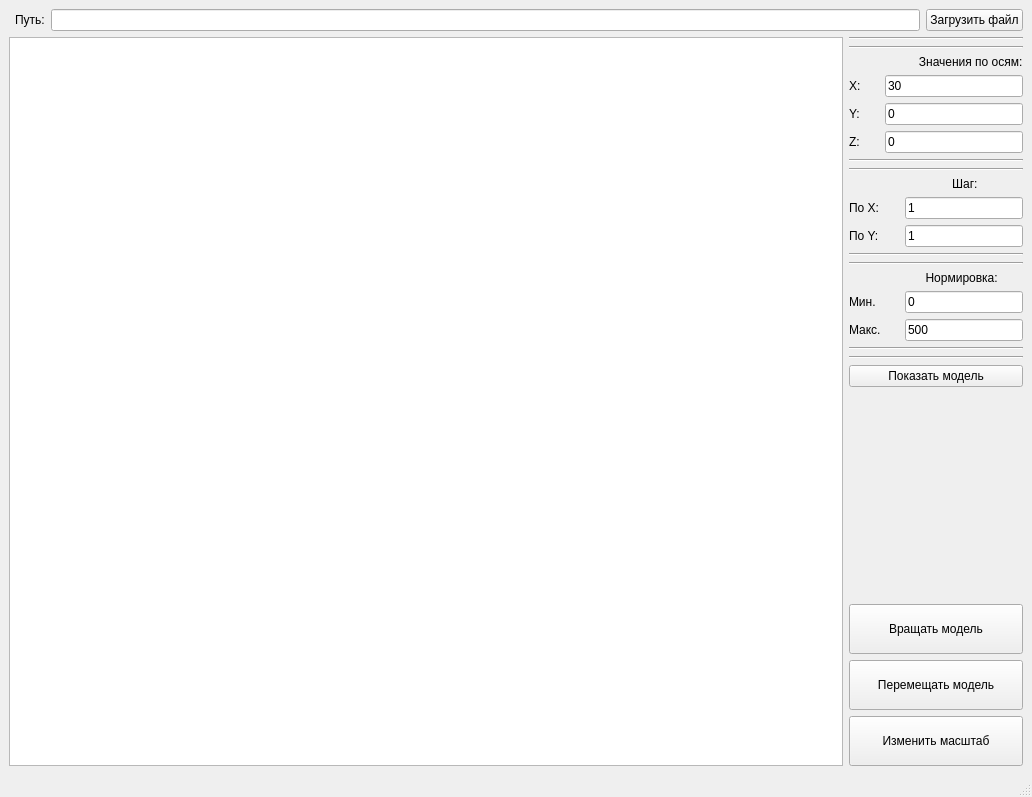
<?xml version="1.0" encoding="UTF-8"?>
<ui version="4.0">
 <class>MainWindow</class>
 <widget class="QMainWindow" name="MainWindow">
  <property name="geometry">
   <rect>
    <x>0</x>
    <y>0</y>
    <width>1032</width>
    <height>797</height>
   </rect>
  </property>
  <property name="windowTitle">
   <string>MainWindow</string>
  </property>
  <widget class="QWidget" name="centralwidget">
   <layout class="QGridLayout" name="gridLayout">
    <item row="2" column="0" colspan="2">
     <layout class="QHBoxLayout" name="horizontalLayout_10" stretch="1,0">
      <item>
       <widget class="QtSceneDrawer" name="graphicsView">
        <property name="minimumSize">
         <size>
          <width>800</width>
          <height>700</height>
         </size>
        </property>
       </widget>
      </item>
      <item>
       <layout class="QVBoxLayout" name="verticalLayout">
        <item>
         <widget class="Line" name="line_8">
          <property name="orientation">
           <enum>Qt::Horizontal</enum>
          </property>
         </widget>
        </item>
        <item>
         <widget class="Line" name="line_7">
          <property name="orientation">
           <enum>Qt::Horizontal</enum>
          </property>
         </widget>
        </item>
        <item>
         <widget class="QLabel" name="label_11">
          <property name="text">
           <string>                     Значения по осям:</string>
          </property>
         </widget>
        </item>
        <item>
         <layout class="QHBoxLayout" name="horizontalLayout_2">
          <property name="sizeConstraint">
           <enum>QLayout::SetMinimumSize</enum>
          </property>
          <item>
           <widget class="QLabel" name="label">
            <property name="sizePolicy">
             <sizepolicy hsizetype="Fixed" vsizetype="Preferred">
              <horstretch>0</horstretch>
              <verstretch>0</verstretch>
             </sizepolicy>
            </property>
            <property name="minimumSize">
             <size>
              <width>30</width>
              <height>0</height>
             </size>
            </property>
            <property name="maximumSize">
             <size>
              <width>11000</width>
              <height>10000</height>
             </size>
            </property>
            <property name="text">
             <string>X:</string>
            </property>
           </widget>
          </item>
          <item>
           <widget class="QLineEdit" name="leValueX">
            <property name="maximumSize">
             <size>
              <width>1000</width>
              <height>16777215</height>
             </size>
            </property>
            <property name="text">
             <string>30</string>
            </property>
           </widget>
          </item>
         </layout>
        </item>
        <item>
         <layout class="QHBoxLayout" name="horizontalLayout_9">
          <property name="sizeConstraint">
           <enum>QLayout::SetMinimumSize</enum>
          </property>
          <item>
           <widget class="QLabel" name="label_4">
            <property name="minimumSize">
             <size>
              <width>30</width>
              <height>0</height>
             </size>
            </property>
            <property name="text">
             <string>Y:</string>
            </property>
           </widget>
          </item>
          <item>
           <widget class="QLineEdit" name="leValueY">
            <property name="text">
             <string>0</string>
            </property>
           </widget>
          </item>
         </layout>
        </item>
        <item>
         <layout class="QHBoxLayout" name="horizontalLayout_3">
          <item>
           <widget class="QLabel" name="label_3">
            <property name="minimumSize">
             <size>
              <width>30</width>
              <height>0</height>
             </size>
            </property>
            <property name="text">
             <string>Z:</string>
            </property>
           </widget>
          </item>
          <item>
           <widget class="QLineEdit" name="leValueZ">
            <property name="text">
             <string>0</string>
            </property>
           </widget>
          </item>
         </layout>
        </item>
        <item>
         <widget class="Line" name="line">
          <property name="orientation">
           <enum>Qt::Horizontal</enum>
          </property>
         </widget>
        </item>
        <item>
         <widget class="Line" name="line_2">
          <property name="orientation">
           <enum>Qt::Horizontal</enum>
          </property>
         </widget>
        </item>
        <item>
         <layout class="QVBoxLayout" name="verticalLayout_2">
          <item>
           <widget class="QLabel" name="label_10">
            <property name="text">
             <string>                               Шаг:</string>
            </property>
           </widget>
          </item>
          <item>
           <layout class="QHBoxLayout" name="horizontalLayout_7">
            <item>
             <widget class="QLabel" name="label_7">
              <property name="minimumSize">
               <size>
                <width>50</width>
                <height>0</height>
               </size>
              </property>
              <property name="text">
               <string>По Х:</string>
              </property>
             </widget>
            </item>
            <item>
             <widget class="QLineEdit" name="leStepX">
              <property name="text">
               <string>1</string>
              </property>
             </widget>
            </item>
           </layout>
          </item>
          <item>
           <layout class="QHBoxLayout" name="horizontalLayout_6">
            <item>
             <widget class="QLabel" name="label_8">
              <property name="minimumSize">
               <size>
                <width>50</width>
                <height>0</height>
               </size>
              </property>
              <property name="text">
               <string>По Y:</string>
              </property>
             </widget>
            </item>
            <item>
             <widget class="QLineEdit" name="leStepY">
              <property name="text">
               <string>1</string>
              </property>
             </widget>
            </item>
           </layout>
          </item>
          <item>
           <widget class="Line" name="line_3">
            <property name="orientation">
             <enum>Qt::Horizontal</enum>
            </property>
           </widget>
          </item>
          <item>
           <widget class="Line" name="line_4">
            <property name="orientation">
             <enum>Qt::Horizontal</enum>
            </property>
           </widget>
          </item>
          <item>
           <widget class="QLabel" name="label_9">
            <property name="text">
             <string>                       Нормировка:</string>
            </property>
           </widget>
          </item>
          <item>
           <layout class="QHBoxLayout" name="horizontalLayout_4">
            <item>
             <widget class="QLabel" name="label_5">
              <property name="minimumSize">
               <size>
                <width>50</width>
                <height>0</height>
               </size>
              </property>
              <property name="text">
               <string>Мин.</string>
              </property>
             </widget>
            </item>
            <item>
             <widget class="QLineEdit" name="leNormMin">
              <property name="text">
               <string>0</string>
              </property>
             </widget>
            </item>
           </layout>
          </item>
          <item>
           <layout class="QHBoxLayout" name="horizontalLayout_5">
            <item>
             <widget class="QLabel" name="label_6">
              <property name="minimumSize">
               <size>
                <width>50</width>
                <height>0</height>
               </size>
              </property>
              <property name="text">
               <string>Макс.</string>
              </property>
             </widget>
            </item>
            <item>
             <widget class="QLineEdit" name="leNormMax">
              <property name="minimumSize">
               <size>
                <width>90</width>
                <height>0</height>
               </size>
              </property>
              <property name="text">
               <string>500</string>
              </property>
             </widget>
            </item>
           </layout>
          </item>
         </layout>
        </item>
        <item>
         <widget class="Line" name="line_5">
          <property name="orientation">
           <enum>Qt::Horizontal</enum>
          </property>
         </widget>
        </item>
        <item>
         <widget class="Line" name="line_6">
          <property name="orientation">
           <enum>Qt::Horizontal</enum>
          </property>
         </widget>
        </item>
        <item>
         <widget class="QPushButton" name="btn_show">
          <property name="text">
           <string>Показать модель</string>
          </property>
         </widget>
        </item>
        <item>
         <spacer name="verticalSpacer">
          <property name="orientation">
           <enum>Qt::Vertical</enum>
          </property>
          <property name="sizeHint" stdset="0">
           <size>
            <width>20</width>
            <height>40</height>
           </size>
          </property>
         </spacer>
        </item>
        <item>
         <widget class="QPushButton" name="btnRotateModel">
          <property name="minimumSize">
           <size>
            <width>0</width>
            <height>50</height>
           </size>
          </property>
          <property name="text">
           <string>Вращать модель</string>
          </property>
         </widget>
        </item>
        <item>
         <widget class="QPushButton" name="btnMoveModel">
          <property name="minimumSize">
           <size>
            <width>0</width>
            <height>50</height>
           </size>
          </property>
          <property name="text">
           <string>Перемещать модель</string>
          </property>
         </widget>
        </item>
        <item>
         <widget class="QPushButton" name="btnScale">
          <property name="minimumSize">
           <size>
            <width>50</width>
            <height>50</height>
           </size>
          </property>
          <property name="text">
           <string>Изменить масштаб</string>
          </property>
         </widget>
        </item>
       </layout>
      </item>
     </layout>
    </item>
    <item row="0" column="1">
     <layout class="QHBoxLayout" name="horizontalLayout">
      <item>
       <widget class="QLabel" name="label_2">
        <property name="text">
         <string>Путь:</string>
        </property>
       </widget>
      </item>
      <item>
       <widget class="QLineEdit" name="leFilePath">
        <property name="readOnly">
         <bool>true</bool>
        </property>
        <property name="placeholderText">
         <string/>
        </property>
        <property name="cursorMoveStyle">
         <enum>Qt::LogicalMoveStyle</enum>
        </property>
       </widget>
      </item>
      <item>
       <widget class="QPushButton" name="btnLoadFile">
        <property name="text">
         <string>Загрузить файл</string>
        </property>
       </widget>
      </item>
     </layout>
    </item>
   </layout>
  </widget>
  <widget class="QMenuBar" name="menubar">
   <property name="geometry">
    <rect>
     <x>0</x>
     <y>0</y>
     <width>1032</width>
     <height>20</height>
    </rect>
   </property>
  </widget>
  <widget class="QStatusBar" name="statusbar"/>
 </widget>
 <customwidgets>
  <customwidget>
   <class>QtSceneDrawer</class>
   <extends>QGraphicsView</extends>
   <header location="global">qtscenedrawer.h</header>
  </customwidget>
 </customwidgets>
 <resources/>
 <connections/>
</ui>
